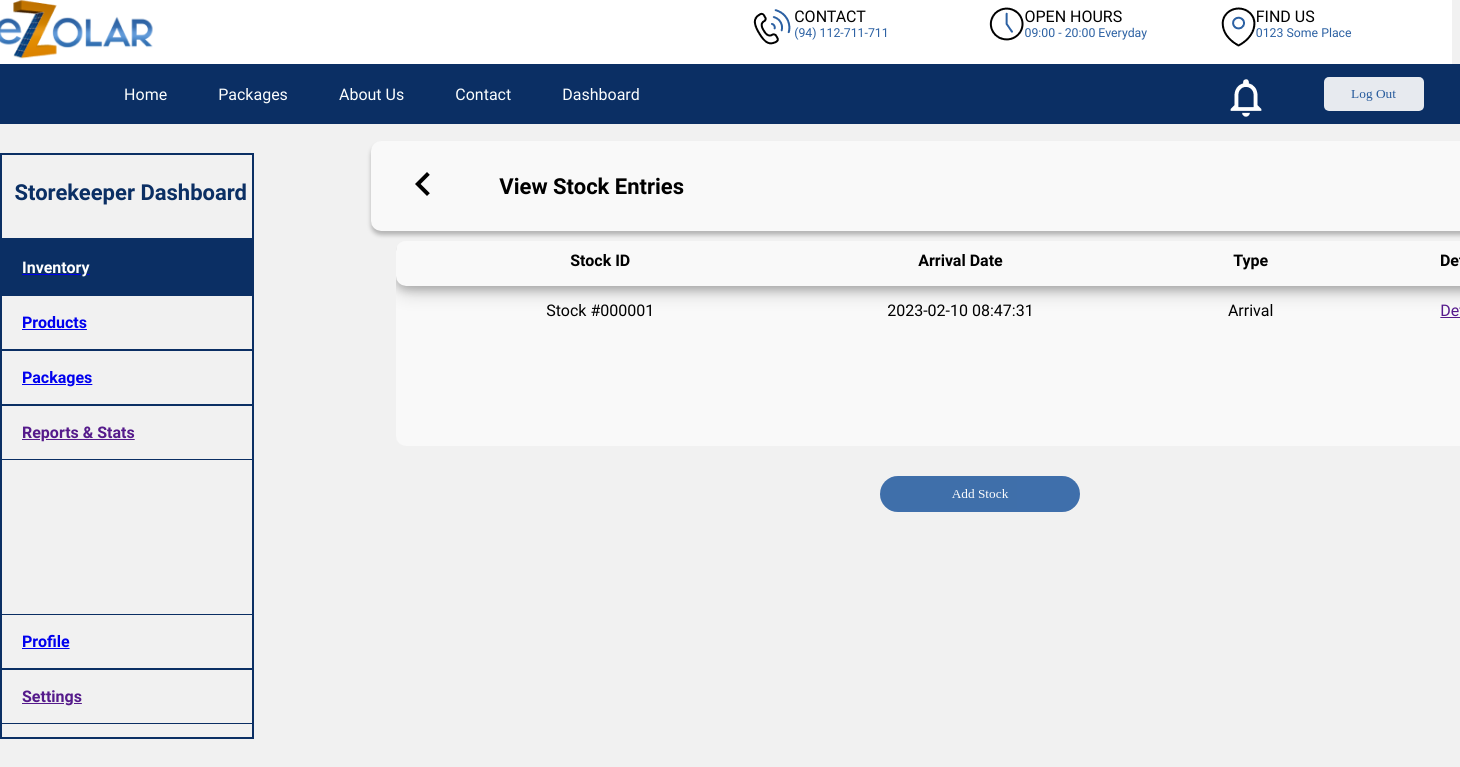
The page /Inventory/viewStocks (signed in) on the database its author committed.
### tables this page shows
CREATE TABLE `stock` (
  `stockID` varchar(6) NOT NULL,
  `arrivalDate` datetime DEFAULT NULL,
  `Storekeeper_Employee_empID` int(6) NOT NULL,
  `stockType` varchar(50) NOT NULL
);

### app/controllers/Inventory.php (called while the page is built, shortened)
<?php
  class Inventory extends Controller {
    public function __construct(){
        $this->InventoryModel = $this->model('InventoryModel');
    }
    public function viewStocks(){
      $rows  = $this->InventoryModel-> getStocks();
      $data = [
        'title' => 'eZolar Inventory',
      ];
      $this->view('Storekeeper/view-stocks', $data);
    }
    }

### app/libraries/Core.php (called while the page is built, shortened)
<?php
  class Core {
    protected $currentMethod = 'index';
    public function __construct(){
      $url = $this->getUrl();
      if(isset($url[0])){
      if(file_exists('../app/controllers/' . ucwords($url[0]). '.php')){
        unset($url[0]);
      }
     }
      $this->currentController = new $this->currentController;
      if(isset($url[1])){
        if(method_exists($this->currentController, $url[1])){
          $this->currentMethod = $url[1];
          unset($url[1]);
        }
      }
      $this->params = $url ? array_values($url) : [];
      call_user_func_array([$this->currentController, $this->currentMethod], $this->params);
    }
    public function getUrl(){
      if(isset($_GET['url'])){
        $url = rtrim($_GET['url'], '/');
        $url = filter_var($url, FILTER_SANITIZE_URL);
        $url = explode('/', $url);
        return $url;
      }
    }
  }

### public/index.php (called while the page is built, shortened)
<?php
  $init = new Core;

### app/libraries/Database.php (called while the page is built, shortened)
<?php
  class Database {
    private $host = DB_HOST;
    private $user = DB_USER;
    private $pass = DB_PASS;
    private $dbname = DB_NAME;
    private $dbh;
    private $stmt;
    public function __construct(){
      $dsn = 'mysql:host=' . $this->host . ';dbname=' . $this->dbname;
      $options = array(
        PDO::ATTR_PERSISTENT => true,
        PDO::ATTR_ERRMODE => PDO::ERRMODE_EXCEPTION
      );
      try{
        $this->dbh = new PDO($dsn, $this->user, $this->pass, $options);
      } catch(PDOException $e){
        $this->error = $e->getMessage();
        echo $this->error;
      }
    }
    public function query($sql){
      $this->stmt = $this->dbh->prepare($sql);
    }
    public function execute($params){
      return $this->stmt->execute($params);
    }
    public function resultSet($params){
      $this->execute($params);
      return $this->stmt->fetchAll(PDO::FETCH_OBJ);
    }
  }

### app/models/InventoryModel.php (called while the page is built, shortened)
<?php
  class InventoryModel {
    private $db;
    public function __construct(){
      $this->db = new Database;
    }
    public function getStocks(){
      $this->db->query('SELECT * FROM stock');
      $row = $this->db->resultSet([]);
      return $row;
    }
  }

### app/views/Storekeeper/view-stocks.php (the view, shortened to what this page needs)
<?php
    require_once(__ROOT__.'/app/views/Includes/header.php');
    require_once(__ROOT__.'/app/views/Includes/navbar.php');
    require_once(__ROOT__.'/app/views/Includes/footer.php');
?>
<!DOCTYPE html>
<html lang="en">
<head>
    <link rel="stylesheet" href="\ezolar\public\css\storekeeper.dashboard.common.css">
    <link rel="stylesheet" href="\ezolar\public\css\products.css">
    <link rel="stylesheet" href="\ezolar\public\css\packages-advanced.css">
</head>
<body>
    <div class="sidebar">
        <div class="sidebar-heading">
            <b>Storekeeper Dashboard</b>
        </div>
        <div class="sidebar-link-container-group">
            <div class="sidebar-link-container-top">
                <a class="sidebar-anchor" href="/ezolar/Inventory"><div class="sidebar-link-container-selected">
                    Inventory
                </div></a>
                <a class="sidebar-anchor" href="/ezolar/Product"><div class="sidebar-link-container">
                    Products
                </div></a>
                <a class="sidebar-anchor" href="/ezolar/Package"><div class="sidebar-link-container">
                    Packages
                </div></a>
                <a class="sidebar-anchor" href=""><div class="sidebar-link-container">
                    Reports & Stats
                </div></a>
            </div>
            <div class="sidebar-link-container-bottom">
                <a class="sidebar-anchor" href="/ezolar/User/profile"><div class="sidebar-link-container">
                    Profile
                </div></a>
                <a class="sidebar-anchor" href=""><div class="sidebar-link-container">
                    Settings
                </div></a>
            </div>
        </div>
    </div>
    <div class="common-main-container">
        <div class="dashboard-common-heading-container" style="width:80%;">
            <div class="dashboard-common-heading-back-btn">
                <a href="/ezolar/Inventory" “text-decoration: none”>
                    <img src="\ezolar\public\img\storekeeper\Back.png">
                </a>
            </div>
            <div class="dashboard-common-heading-text">
                <b>View Stock Entries</b>
            </div>
        </div>
        <div class="form-table-container">
                    <div class="form-table-header-container">
                        <span class="form-table-header-text inventory-col1">Stock ID</span>  <span class="form-table-header-text inventory-col2">Arrival Date</span><span class="form-table-header-text inventory-col3">Type</span> <span class="form-table-header-text inventory-col4">Details</span>
                    </div>
                    <div class="form-table-body-container">
                                                <?php
                        $results = $_SESSION['rows'];
                        $counter = 0;
                        foreach($results as $stock){
                            if ($counter == 1){
                                $styleClass = 'form-table-row-container-alt';
                            }else{
                                $styleClass = 'form-table-row-container';
                            };
                            echo '<div class="'.$styleClass.'">
                            <span class="form-table-row-text inventory-col1"> Stock #'.$stock -> stockID .'</span>
                            <span class="form-table-row-text inventory-col2">'.$stock -> arrivalDate.'</span>
                            <span class="form-table-row-text inventory-col3">'.$stock -> stockType.'</span>
                            <span class="form-table-row-text inventory-col4"><a href="">Details</a></span>
                            </div>';
                            $counter = ($counter+1)%2;
                        }
                        ?>
                    </div>
                </div>
                <div class="form-button-container" style="justify-content:center;">
                <a href="/ezolar/Inventory/addStocksPage"><button class="form-submit-btn">Add Stock</button></a>
            </div>
    </div>
</body>
</html>

### public/css/style.css (style rules this page uses)
body { font-family: 'work sans'; margin: 0; background-color: #F1F1F1; }
button { background-color: #2C61A3; color: white; padding: 14px 20px; margin: 8px 0; border: none; cursor: pointer; width: 91%; opacity: 0.9; font-family: 'Poppins'; font-style: normal; }
a { cursor: pointer; }

### public/css/customer.dashboard.common.css (style rules this page uses)
body { background-color: #F1F1F1; font-family: 'work sans'; }
.common-main-container { width: 100%; display: flex; margin: 0 2.5vh 0; flex-direction: column; justify-items: center; }
.dashboard-common-heading-container { display: flex; width: 99.99%; height: 4rem; background: #F9F9F9; box-shadow: 0px 4px 4px rgb(0 0 0 / 25%); border-radius: 10px; font-size: 1.75rem; }
.dashboard-common-heading-text { display: flex; padding: 1rem; width: 85%; align-items: center; }
.dashboard-common-heading-back-btn { display: flex; padding: 1.5rem; align-items: center; }

### public/css/storekeeper.dashboard.common.css (style rules this page uses)
body { font-family: 'work sans'; }
.sidebar { position: absolute; width: 250px; height: calc(100% - 218px); margin-top: 74px; left: 0; background: linear-gradient(268.65deg, #F1F1F1 0.5%, rgba(255, 255, 255, 0) 56.69%); mix-blend-mode: normal; border: 2px solid #0B2F64; color: #0B2F64; font-weight: bold !important; overflow-y: scroll; overflow-x: hidden; }
.sidebar-heading { margin-top: 10px; padding-top: 15px; padding-left: 5%; font-size: 22px; height: 10%; border-bottom: 2px solid #0B2F64; }
.sidebar-link-container { display: block; padding-top: 17px; padding-bottom: 17px; padding-left: 8%; border-bottom: 1px solid #0B2F64; border-top: 1px solid #0B2F64; }
.sidebar-link-container-selected { display: block; padding-top: 17px; padding-bottom: 17px; padding-left: 8%; border-bottom: 1px solid #0B2F64; border-top: 1px solid #0B2F64; color: #ffffff; background-color: #0b2f64; }
.sidebar-link-container-group { display: flex; flex-direction: column; justify-content: space-between; height: calc(100% - 98px); }
.sidebar-link-container-top { display: block; }
.sidebar-link-container-bottom { display: block; }
.common-main-container { display: grid; margin: 7.8vh; justify-items: center; margin-left: 250px; }
.dashboard-common-heading-container { display: flex; width: inherit; height: 90px; background: #F9F9F9; box-shadow: 0px 4px 4px rgba(0, 0, 0, 0.25); border-radius: 10px; margin-right: 50px; justify-content: space-between; }
.dashboard-common-heading-text { margin-top: auto; margin-bottom: auto; width: 80%; font-size: 22px; margin-inline: 5px; }
.dashboard-common-heading-back-btn { margin-top: auto; margin-bottom: auto; margin-left: 20px; }

### public/css/packages-advanced.css (style rules this page uses)
.form-button-container { width: 80%; display: flex; justify-content: space-between; overflow: auto; margin-bottom: 10px; }
.form-submit-btn { display: inline-block; width: 200px; min-width: 100px; padding: 10px; background: #2C61A3; font-weight: medium; text-decoration: none; color: #FFFFFF; border: none ; border-radius: 20px; margin-top: 20px; margin-inline: 5px; }
.form-table-container { background: #F9F9F9; min-height: 180px; min-width: 350px; width: 80%; overflow: hidden; border: none; border-radius: 10px; margin-top: 10px; margin-bottom: 10px; }
.form-table-header-container { width: 100%; display: flex; justify-content: space-evenly; overflow: auto; margin-bottom: 10px; background: #F9F9F9; border-radius: 10px; margin-top: -5px; height: 50px; box-shadow: 0 4px 8px 0 rgba(0, 0, 0, 0.2), 0 6px 20px 0 rgba(0, 0, 0, 0.19); }
.form-table-header-text { margin-inline: 10px; font-weight: bold; margin-top: 15px; text-align: center; }
.form-table-body-container { overflow-x: hidden; overflow-y: scroll; height: 150px; }
.form-table-row-container { width: 100%; display: flex; justify-content: space-evenly; overflow: auto; margin-bottom: 10px; }
.form-table-row-text { margin-inline: 10px; margin-top: 5px; margin-bottom:5px; text-align: center; }
.inventory-col1 { width :30%; }
.inventory-col2 { width :25%; }
.inventory-col3 { width :18%; }
.inventory-col4 { width :12%; }

### rows shown on the page
stock: stockID "000001", arrivalDate "2023-02-10 08:47:31", stockType "Arrival"
